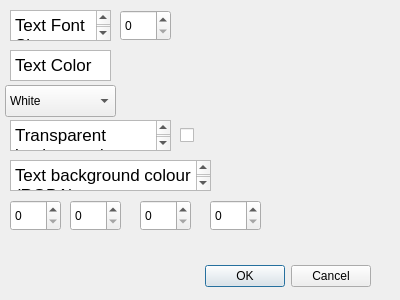
<?xml version="1.0" encoding="UTF-8"?>
<ui version="4.0">
 <class>preferences</class>
 <widget class="QDialog" name="preferences">
  <property name="geometry">
   <rect>
    <x>0</x>
    <y>0</y>
    <width>400</width>
    <height>300</height>
   </rect>
  </property>
  <property name="windowTitle">
   <string>Dialog</string>
  </property>
  <widget class="QDialogButtonBox" name="buttonBox">
   <property name="geometry">
    <rect>
     <x>30</x>
     <y>260</y>
     <width>341</width>
     <height>32</height>
    </rect>
   </property>
   <property name="orientation">
    <enum>Qt::Orientation::Horizontal</enum>
   </property>
   <property name="standardButtons">
    <set>QDialogButtonBox::StandardButton::Cancel|QDialogButtonBox::StandardButton::Ok</set>
   </property>
  </widget>
  <widget class="QTextBrowser" name="textBrowser">
   <property name="geometry">
    <rect>
     <x>10</x>
     <y>10</y>
     <width>101</width>
     <height>31</height>
    </rect>
   </property>
   <property name="html">
    <string>&lt;!DOCTYPE HTML PUBLIC &quot;-//W3C//DTD HTML 4.0//EN&quot; &quot;http://www.w3.org/TR/REC-html40/strict.dtd&quot;&gt;
&lt;html&gt;&lt;head&gt;&lt;meta name=&quot;qrichtext&quot; content=&quot;1&quot; /&gt;&lt;meta charset=&quot;utf-8&quot; /&gt;&lt;style type=&quot;text/css&quot;&gt;
p, li { white-space: pre-wrap; }
hr { height: 1px; border-width: 0; }
li.unchecked::marker { content: &quot;\2610&quot;; }
li.checked::marker { content: &quot;\2612&quot;; }
&lt;/style&gt;&lt;/head&gt;&lt;body style=&quot; font-family:'.AppleSystemUIFont'; font-size:13pt; font-weight:400; font-style:normal;&quot;&gt;
&lt;p style=&quot; margin-top:0px; margin-bottom:0px; margin-left:0px; margin-right:0px; -qt-block-indent:0; text-indent:0px;&quot;&gt;Text Font Size&lt;/p&gt;&lt;/body&gt;&lt;/html&gt;</string>
   </property>
  </widget>
  <widget class="QSpinBox" name="FontSizeSpinBox">
   <property name="geometry">
    <rect>
     <x>120</x>
     <y>10</y>
     <width>51</width>
     <height>31</height>
    </rect>
   </property>
  </widget>
  <widget class="QTextBrowser" name="textBrowser_2">
   <property name="geometry">
    <rect>
     <x>10</x>
     <y>50</y>
     <width>101</width>
     <height>31</height>
    </rect>
   </property>
   <property name="html">
    <string>&lt;!DOCTYPE HTML PUBLIC &quot;-//W3C//DTD HTML 4.0//EN&quot; &quot;http://www.w3.org/TR/REC-html40/strict.dtd&quot;&gt;
&lt;html&gt;&lt;head&gt;&lt;meta name=&quot;qrichtext&quot; content=&quot;1&quot; /&gt;&lt;meta charset=&quot;utf-8&quot; /&gt;&lt;style type=&quot;text/css&quot;&gt;
p, li { white-space: pre-wrap; }
hr { height: 1px; border-width: 0; }
li.unchecked::marker { content: &quot;\2610&quot;; }
li.checked::marker { content: &quot;\2612&quot;; }
&lt;/style&gt;&lt;/head&gt;&lt;body style=&quot; font-family:'.AppleSystemUIFont'; font-size:13pt; font-weight:400; font-style:normal;&quot;&gt;
&lt;p style=&quot; margin-top:0px; margin-bottom:0px; margin-left:0px; margin-right:0px; -qt-block-indent:0; text-indent:0px;&quot;&gt;Text Color&lt;/p&gt;&lt;/body&gt;&lt;/html&gt;</string>
   </property>
  </widget>
  <widget class="QComboBox" name="colourComboBox">
   <property name="geometry">
    <rect>
     <x>5</x>
     <y>85</y>
     <width>111</width>
     <height>32</height>
    </rect>
   </property>
   <item>
    <property name="text">
     <string>White</string>
    </property>
   </item>
   <item>
    <property name="text">
     <string>Blue</string>
    </property>
   </item>
   <item>
    <property name="text">
     <string>Cyan</string>
    </property>
   </item>
   <item>
    <property name="text">
     <string>Magenta</string>
    </property>
   </item>
   <item>
    <property name="text">
     <string>Purple</string>
    </property>
   </item>
   <item>
    <property name="text">
     <string>Pink</string>
    </property>
   </item>
   <item>
    <property name="text">
     <string>Black</string>
    </property>
   </item>
   <item>
    <property name="text">
     <string>Red</string>
    </property>
   </item>
   <item>
    <property name="text">
     <string>Yellow</string>
    </property>
   </item>
  </widget>
  <widget class="QTextBrowser" name="textBrowser_3">
   <property name="geometry">
    <rect>
     <x>10</x>
     <y>120</y>
     <width>161</width>
     <height>31</height>
    </rect>
   </property>
   <property name="html">
    <string>&lt;!DOCTYPE HTML PUBLIC &quot;-//W3C//DTD HTML 4.0//EN&quot; &quot;http://www.w3.org/TR/REC-html40/strict.dtd&quot;&gt;
&lt;html&gt;&lt;head&gt;&lt;meta name=&quot;qrichtext&quot; content=&quot;1&quot; /&gt;&lt;meta charset=&quot;utf-8&quot; /&gt;&lt;style type=&quot;text/css&quot;&gt;
p, li { white-space: pre-wrap; }
hr { height: 1px; border-width: 0; }
li.unchecked::marker { content: &quot;\2610&quot;; }
li.checked::marker { content: &quot;\2612&quot;; }
&lt;/style&gt;&lt;/head&gt;&lt;body style=&quot; font-family:'.AppleSystemUIFont'; font-size:13pt; font-weight:400; font-style:normal;&quot;&gt;
&lt;p style=&quot; margin-top:0px; margin-bottom:0px; margin-left:0px; margin-right:0px; -qt-block-indent:0; text-indent:0px;&quot;&gt;Transparent background&lt;/p&gt;&lt;/body&gt;&lt;/html&gt;</string>
   </property>
  </widget>
  <widget class="QCheckBox" name="TransparentCheckBox">
   <property name="geometry">
    <rect>
     <x>180</x>
     <y>125</y>
     <width>161</width>
     <height>20</height>
    </rect>
   </property>
   <property name="text">
    <string/>
   </property>
  </widget>
  <widget class="QTextBrowser" name="textBrowser_4">
   <property name="geometry">
    <rect>
     <x>10</x>
     <y>160</y>
     <width>201</width>
     <height>31</height>
    </rect>
   </property>
   <property name="html">
    <string>&lt;!DOCTYPE HTML PUBLIC &quot;-//W3C//DTD HTML 4.0//EN&quot; &quot;http://www.w3.org/TR/REC-html40/strict.dtd&quot;&gt;
&lt;html&gt;&lt;head&gt;&lt;meta name=&quot;qrichtext&quot; content=&quot;1&quot; /&gt;&lt;meta charset=&quot;utf-8&quot; /&gt;&lt;style type=&quot;text/css&quot;&gt;
p, li { white-space: pre-wrap; }
hr { height: 1px; border-width: 0; }
li.unchecked::marker { content: &quot;\2610&quot;; }
li.checked::marker { content: &quot;\2612&quot;; }
&lt;/style&gt;&lt;/head&gt;&lt;body style=&quot; font-family:'.AppleSystemUIFont'; font-size:13pt; font-weight:400; font-style:normal;&quot;&gt;
&lt;p style=&quot; margin-top:0px; margin-bottom:0px; margin-left:0px; margin-right:0px; -qt-block-indent:0; text-indent:0px;&quot;&gt;Text background colour (RGBA)&lt;/p&gt;&lt;/body&gt;&lt;/html&gt;</string>
   </property>
  </widget>
  <widget class="QSpinBox" name="rSpinnerBox">
   <property name="geometry">
    <rect>
     <x>10</x>
     <y>200</y>
     <width>51</width>
     <height>31</height>
    </rect>
   </property>
  </widget>
  <widget class="QSpinBox" name="gSpinnerBox">
   <property name="geometry">
    <rect>
     <x>70</x>
     <y>200</y>
     <width>51</width>
     <height>31</height>
    </rect>
   </property>
  </widget>
  <widget class="QSpinBox" name="bSpinnerBox">
   <property name="geometry">
    <rect>
     <x>140</x>
     <y>200</y>
     <width>51</width>
     <height>31</height>
    </rect>
   </property>
  </widget>
  <widget class="QSpinBox" name="aSpinnerBox">
   <property name="geometry">
    <rect>
     <x>210</x>
     <y>200</y>
     <width>51</width>
     <height>31</height>
    </rect>
   </property>
  </widget>
 </widget>
 <resources/>
 <connections>
  <connection>
   <sender>buttonBox</sender>
   <signal>accepted()</signal>
   <receiver>preferences</receiver>
   <slot>accept()</slot>
   <hints>
    <hint type="sourcelabel">
     <x>248</x>
     <y>254</y>
    </hint>
    <hint type="destinationlabel">
     <x>157</x>
     <y>274</y>
    </hint>
   </hints>
  </connection>
  <connection>
   <sender>buttonBox</sender>
   <signal>rejected()</signal>
   <receiver>preferences</receiver>
   <slot>reject()</slot>
   <hints>
    <hint type="sourcelabel">
     <x>316</x>
     <y>260</y>
    </hint>
    <hint type="destinationlabel">
     <x>286</x>
     <y>274</y>
    </hint>
   </hints>
  </connection>
 </connections>
</ui>
